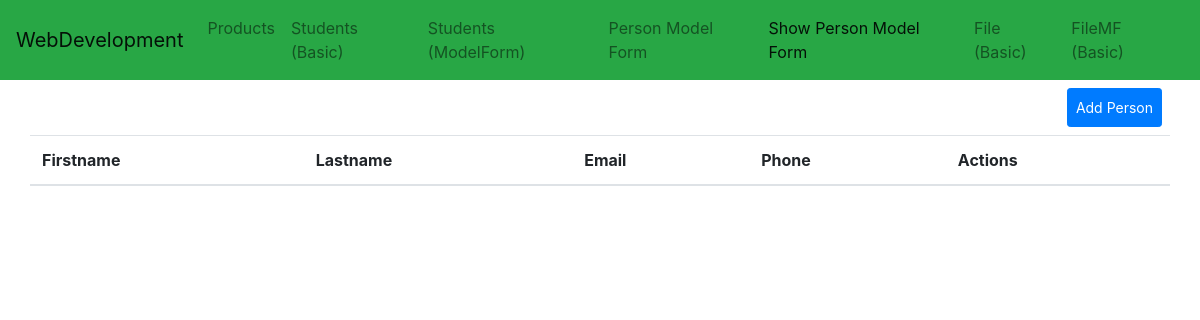
Page /product/showpersonForm on the earlier database version.
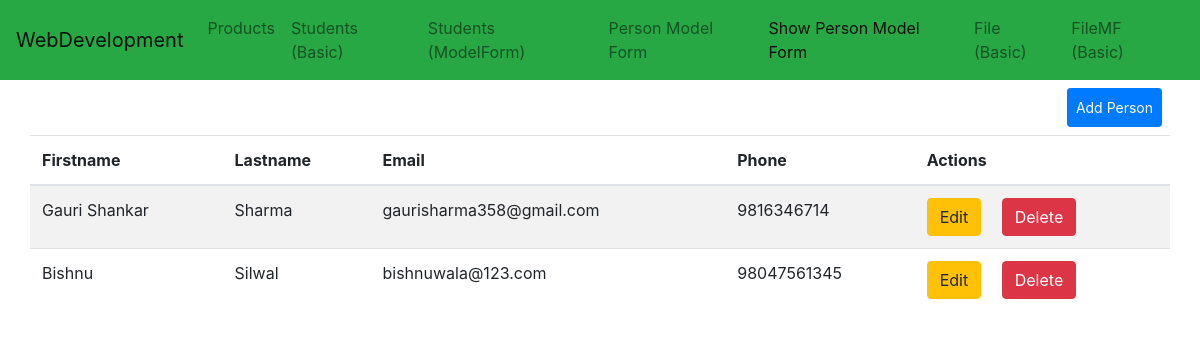
Same page on the later database version.
### Product/models.py (models this page shows)
class Person(models.Model):
    firstname = models.CharField(max_length=100, null=True, validators=[validators.MinLengthValidator(2)])
    lastname = models.CharField(max_length=100, null=True, validators=[validators.MinLengthValidator(2)])
    email = models.EmailField(unique=True, null=True, validators=[validators.validate_email])
    phone = models.CharField(max_length=20, null=True, validators=[validators.MinLengthValidator(7)])

### Product/views.py (the view)
# urls.py: path('showpersonForm', views.show_person_mf),
def show_person_mf(request):
    person = Person.objects.all()
    context = {
        'key': person,
        'active_person': 'active'
    }
    return render(request, 'product/ShowPersonForm.html', context)

### Product/templates/Product/ShowPersonForm.html (shortened to what this page needs)
{% extends 'Layout.html' %}
{% load bootstrap %}
{% block content %}
 <div class="container">
    <div class="row">
        <a href="/product/personForm" class="btn btn-sm btn-primary ml-auto m-2 p-2">Add Person</a>
        <table class="table table-striped">
            <thead>
                <tr>
                    <th>Firstname</th>
                    <th>Lastname</th>
                    <th>Email</th>
                    <th>Phone</th>
                    <th>Actions</th>
                </tr>
            </thead>
            <tbody>
                {% for key in key %}
                <tr>
                    <td>{{key.firstname}}</td>
                    <td>{{key.lastname}}</td>
                    <td>{{key.email}}</td>
                    <td>{{key.phone}}</td>
                    <td>
                        <a href="/product/updatepersonForm/{{key.id}}" class="btn btn-warning mr-3">Edit</a>
                        <a href="/product/deletepersonForm/{{key.id}}" onclick="return confirm('Are you sure, you want to delete')" class="btn btn-danger">Delete</a>
                    </td>
                </tr>
                {% endfor %}
            </tbody>
        </table>
    </div>
 </div>
{% endblock %}

### templates/Layout.html (shortened to what this page needs)
<!DOCTYPE html>
<html lang="en">
<head>
    <link rel="stylesheet" href="https://cdn.jsdelivr.net/npm/bootstrap@4.6.0/dist/css/bootstrap.min.css">
</head>
<body>
    {% include 'Navbar.html' %}
    {% block content %}
    {% endblock %}
</body>
</html>

### templates/Navbar.html (shortened to what this page needs)
<nav class="navbar navbar-expand-lg navbar-light bg-success">
  <a class="navbar-brand" href="#">WebDevelopment</a>
  <div class="collapse navbar-collapse" id="navbarSupportedContent">
    <ul class="navbar-nav mr-auto">
      <li class="nav-item {{active_product}}">
        <a class="nav-link" href="/product/django_web">Products <span class="sr-only">(current)</span></a>
      </li>
      <li class="nav-item {{active_student}}">
        <a class="nav-link" href="/product/getForm">Students (Basic)</a>
      </li>
      <li class="nav-item {{active_stu}}">
        <a class="nav-link" href="/product/studentForm">Students (ModelForm)</a>
      </li>
      <li class="nav-item {{active_form}}">
        <a class="nav-link" href="/product/personForm">Person Model Form</a>
      </li>
      <li class="nav-item {{active_person}}">
        <a class="nav-link" href="/product/showpersonForm">Show Person Model Form</a>
      </li>
      <li class="nav-item {{active_file}}">
        <a class="nav-link" href="/product/getFile">File (Basic)</a>
      </li>
      <li class="nav-item {{activate_fileMF}}">
        <a class="nav-link" href="/product/getFileMF">FileMF (Basic)</a>
      </li>
    </ul>
  </div>
</nav>

Differences in the rows shown:
added Person: firstname "Gauri Shankar", lastname "Sharma", email "gaurisharma358@gmail.com", phone "9816346714"
added Person: firstname "Bishnu", lastname "Silwal", email "bishnuwala@123.com", phone "98047561345"
